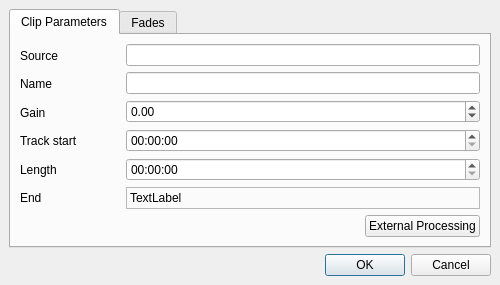
<?xml version="1.0" encoding="UTF-8"?>
<ui version="4.0">
 <class>AudioClipEditDialog</class>
 <widget class="QDialog" name="AudioClipEditDialog">
  <property name="geometry">
   <rect>
    <x>0</x>
    <y>0</y>
    <width>500</width>
    <height>285</height>
   </rect>
  </property>
  <property name="windowTitle">
   <string>Dialog</string>
  </property>
  <layout class="QVBoxLayout">
   <property name="spacing">
    <number>6</number>
   </property>
   <property name="margin">
    <number>9</number>
   </property>
   <item>
    <widget class="QTabWidget" name="tabWidget">
     <property name="currentIndex">
      <number>0</number>
     </property>
     <widget class="QWidget" name="tab">
      <attribute name="title">
       <string>Clip Parameters</string>
      </attribute>
      <layout class="QVBoxLayout" name="verticalLayout_3">
       <item>
        <layout class="QHBoxLayout" name="horizontalLayout">
         <item>
          <layout class="QVBoxLayout" name="verticalLayout_2">
           <item>
            <widget class="QLabel" name="label_14">
             <property name="minimumSize">
              <size>
               <width>100</width>
               <height>0</height>
              </size>
             </property>
             <property name="text">
              <string>Source</string>
             </property>
            </widget>
           </item>
           <item>
            <widget class="QLabel" name="label">
             <property name="text">
              <string>Name</string>
             </property>
            </widget>
           </item>
           <item>
            <widget class="QLabel" name="label_4">
             <property name="text">
              <string>Gain</string>
             </property>
            </widget>
           </item>
           <item>
            <widget class="QLabel" name="label_3">
             <property name="text">
              <string>Track start</string>
             </property>
            </widget>
           </item>
           <item>
            <widget class="QLabel" name="label_2">
             <property name="text">
              <string>Length</string>
             </property>
            </widget>
           </item>
           <item>
            <widget class="QLabel" name="label_6">
             <property name="text">
              <string>End</string>
             </property>
            </widget>
           </item>
          </layout>
         </item>
         <item>
          <layout class="QVBoxLayout" name="verticalLayout">
           <item>
            <widget class="QLineEdit" name="sourceLineEdit">
             <property name="readOnly">
              <bool>false</bool>
             </property>
            </widget>
           </item>
           <item>
            <widget class="QLineEdit" name="clipNameLineEdit"/>
           </item>
           <item>
            <widget class="QDoubleSpinBox" name="clipGainSpinBox">
             <property name="minimum">
              <double>-120.000000000000000</double>
             </property>
             <property name="maximum">
              <double>30.000000000000000</double>
             </property>
             <property name="singleStep">
              <double>0.200000000000000</double>
             </property>
            </widget>
           </item>
           <item>
            <widget class="QTimeEdit" name="clipStartEdit">
             <property name="toolTip">
              <string>hh:mm:ss.sss</string>
             </property>
            </widget>
           </item>
           <item>
            <widget class="QTimeEdit" name="clipLengthEdit">
             <property name="toolTip">
              <string>hh:mm:ss.sss</string>
             </property>
            </widget>
           </item>
           <item>
            <widget class="QLabel" name="clipEndLineEdit">
             <property name="frameShape">
              <enum>QFrame::StyledPanel</enum>
             </property>
             <property name="frameShadow">
              <enum>QFrame::Sunken</enum>
             </property>
             <property name="text">
              <string>TextLabel</string>
             </property>
            </widget>
           </item>
          </layout>
         </item>
        </layout>
       </item>
       <item>
        <layout class="QHBoxLayout" name="horizontalLayout_2">
         <item>
          <spacer>
           <property name="orientation">
            <enum>Qt::Horizontal</enum>
           </property>
           <property name="sizeHint" stdset="0">
            <size>
             <width>261</width>
             <height>20</height>
            </size>
           </property>
          </spacer>
         </item>
         <item>
          <widget class="QPushButton" name="externalProcessingButton">
           <property name="text">
            <string>External Processing</string>
           </property>
          </widget>
         </item>
        </layout>
       </item>
      </layout>
     </widget>
     <widget class="QWidget" name="tab_2">
      <attribute name="title">
       <string>Fades</string>
      </attribute>
      <layout class="QHBoxLayout">
       <property name="spacing">
        <number>6</number>
       </property>
       <property name="margin">
        <number>9</number>
       </property>
       <item>
        <widget class="QGroupBox" name="groupBox">
         <property name="title">
          <string>Fade In</string>
         </property>
         <layout class="QGridLayout">
          <property name="margin">
           <number>9</number>
          </property>
          <property name="spacing">
           <number>6</number>
          </property>
          <item row="0" column="1">
           <widget class="QTimeEdit" name="fadeInEdit">
            <property name="maximumTime">
             <time>
              <hour>22</hour>
              <minute>0</minute>
              <second>0</second>
             </time>
            </property>
           </widget>
          </item>
          <item row="3" column="1">
           <widget class="QDoubleSpinBox" name="fadeInStrengthBox">
            <property name="maximum">
             <double>1.000000000000000</double>
            </property>
            <property name="singleStep">
             <double>0.050000000000000</double>
            </property>
           </widget>
          </item>
          <item row="2" column="1">
           <widget class="QDoubleSpinBox" name="fadeInBendingBox">
            <property name="maximum">
             <double>1.000000000000000</double>
            </property>
            <property name="singleStep">
             <double>0.050000000000000</double>
            </property>
           </widget>
          </item>
          <item row="1" column="0">
           <widget class="QLabel" name="label_7">
            <property name="text">
             <string>Mode</string>
            </property>
           </widget>
          </item>
          <item row="2" column="0">
           <widget class="QLabel" name="label_10">
            <property name="text">
             <string>Bending</string>
            </property>
           </widget>
          </item>
          <item row="0" column="0">
           <widget class="QLabel" name="label_5">
            <property name="text">
             <string>Length</string>
            </property>
           </widget>
          </item>
          <item row="1" column="1">
           <widget class="QComboBox" name="fadeInModeBox"/>
          </item>
          <item row="3" column="0">
           <widget class="QLabel" name="label_11">
            <property name="text">
             <string>Strength</string>
            </property>
           </widget>
          </item>
          <item row="4" column="0">
           <widget class="QPushButton" name="fadeInLinearButton">
            <property name="text">
             <string>&amp;Linear</string>
            </property>
           </widget>
          </item>
          <item row="4" column="1">
           <widget class="QPushButton" name="fadeInDefaultButton">
            <property name="text">
             <string>&amp;Default</string>
            </property>
           </widget>
          </item>
         </layout>
        </widget>
       </item>
       <item>
        <widget class="QGroupBox" name="groupBox_2">
         <property name="title">
          <string>Fade Out</string>
         </property>
         <layout class="QGridLayout">
          <property name="margin">
           <number>9</number>
          </property>
          <property name="spacing">
           <number>6</number>
          </property>
          <item row="3" column="1">
           <widget class="QDoubleSpinBox" name="fadeOutStrengthBox">
            <property name="maximum">
             <double>1.000000000000000</double>
            </property>
            <property name="singleStep">
             <double>0.050000000000000</double>
            </property>
           </widget>
          </item>
          <item row="2" column="0">
           <widget class="QLabel" name="label_12">
            <property name="text">
             <string>Bending</string>
            </property>
           </widget>
          </item>
          <item row="1" column="0">
           <widget class="QLabel" name="label_8">
            <property name="text">
             <string>Mode</string>
            </property>
           </widget>
          </item>
          <item row="1" column="1">
           <widget class="QComboBox" name="fadeOutModeBox"/>
          </item>
          <item row="0" column="0">
           <widget class="QLabel" name="label_9">
            <property name="text">
             <string>Length</string>
            </property>
           </widget>
          </item>
          <item row="0" column="1">
           <widget class="QTimeEdit" name="fadeOutEdit"/>
          </item>
          <item row="3" column="0">
           <widget class="QLabel" name="label_13">
            <property name="text">
             <string>Strength</string>
            </property>
           </widget>
          </item>
          <item row="2" column="1">
           <widget class="QDoubleSpinBox" name="fadeOutBendingBox">
            <property name="maximum">
             <double>1.000000000000000</double>
            </property>
            <property name="singleStep">
             <double>0.050000000000000</double>
            </property>
           </widget>
          </item>
          <item row="4" column="0">
           <widget class="QPushButton" name="fadeOutLinearButton">
            <property name="text">
             <string>&amp;Linear</string>
            </property>
           </widget>
          </item>
          <item row="4" column="1">
           <widget class="QPushButton" name="fadeOutDefaultButton">
            <property name="text">
             <string>&amp;Default</string>
            </property>
           </widget>
          </item>
         </layout>
        </widget>
       </item>
      </layout>
     </widget>
    </widget>
   </item>
   <item>
    <widget class="QDialogButtonBox" name="buttonBox">
     <property name="orientation">
      <enum>Qt::Horizontal</enum>
     </property>
     <property name="standardButtons">
      <set>QDialogButtonBox::Cancel|QDialogButtonBox::Ok</set>
     </property>
    </widget>
   </item>
  </layout>
 </widget>
 <resources/>
 <connections/>
</ui>
